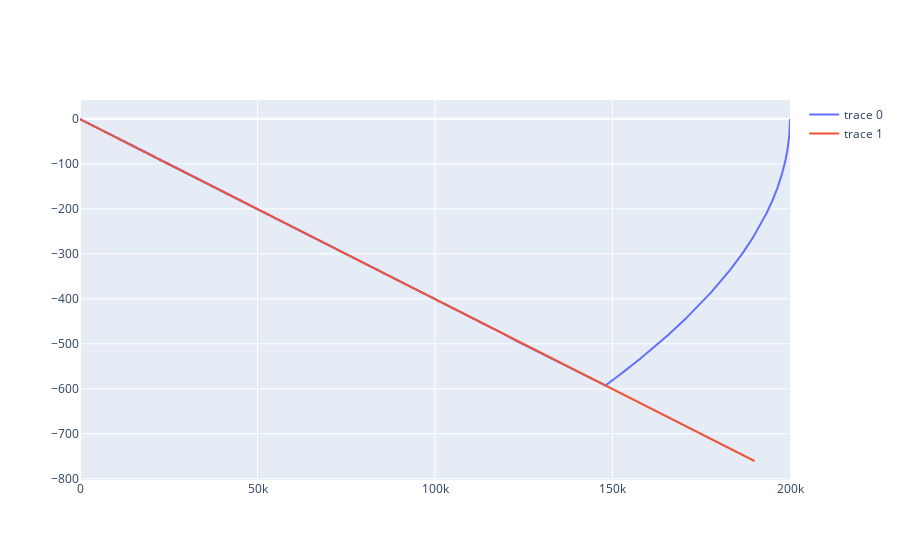

The cell this chart's notebook holds for it:
### Code cell
fig5 = go.Figure()
fig5.add_trace(go.Scatter(x=dfff.Altitude,y=dfff.Velocity))
fig5.add_trace(go.Scatter(x=h,y=v))
iplot(fig5)

### Figure 1 — Plotly figure (JSON) as saved in the notebook; plotly's stock layout.template omitted (floating-point values rounded to 4 significant figures; data arrays with more than 128 entries replaced by an {"elided": "..."} marker saying what was removed)
{"data": [{"type": "scatter", "x": {"elided": "18786 float values"}, "y": {"elided": "18786 float values"}}, {"type": "scatter", "x": [0, 10000, 20000, 30000, 40000, 50000, 60000, 70000, 80000, 90000, 100000, 110000, 120000, 130000, 140000, 150000, 160000, 170000, 180000, 190000], "y": [-0.5, -40.5, -80.5, -120.5, -160.5, -200.5, -240.5, -280.5, -320.5, -360.5, -400.5, -440.5, -480.5, -520.5, -560.5, -600.5, -640.5, -680.5, -720.5, -760.5]}], "layout": {}}
